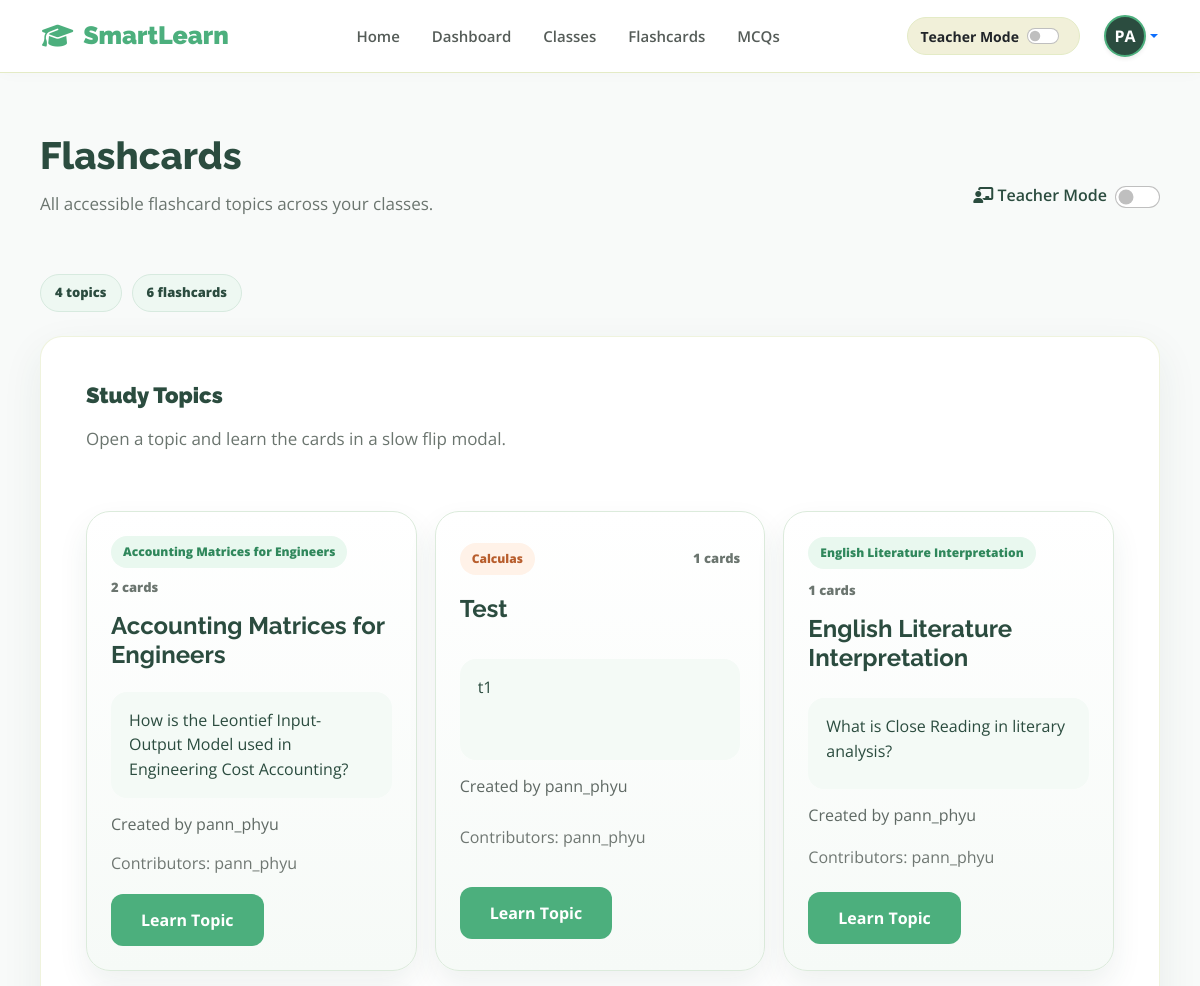
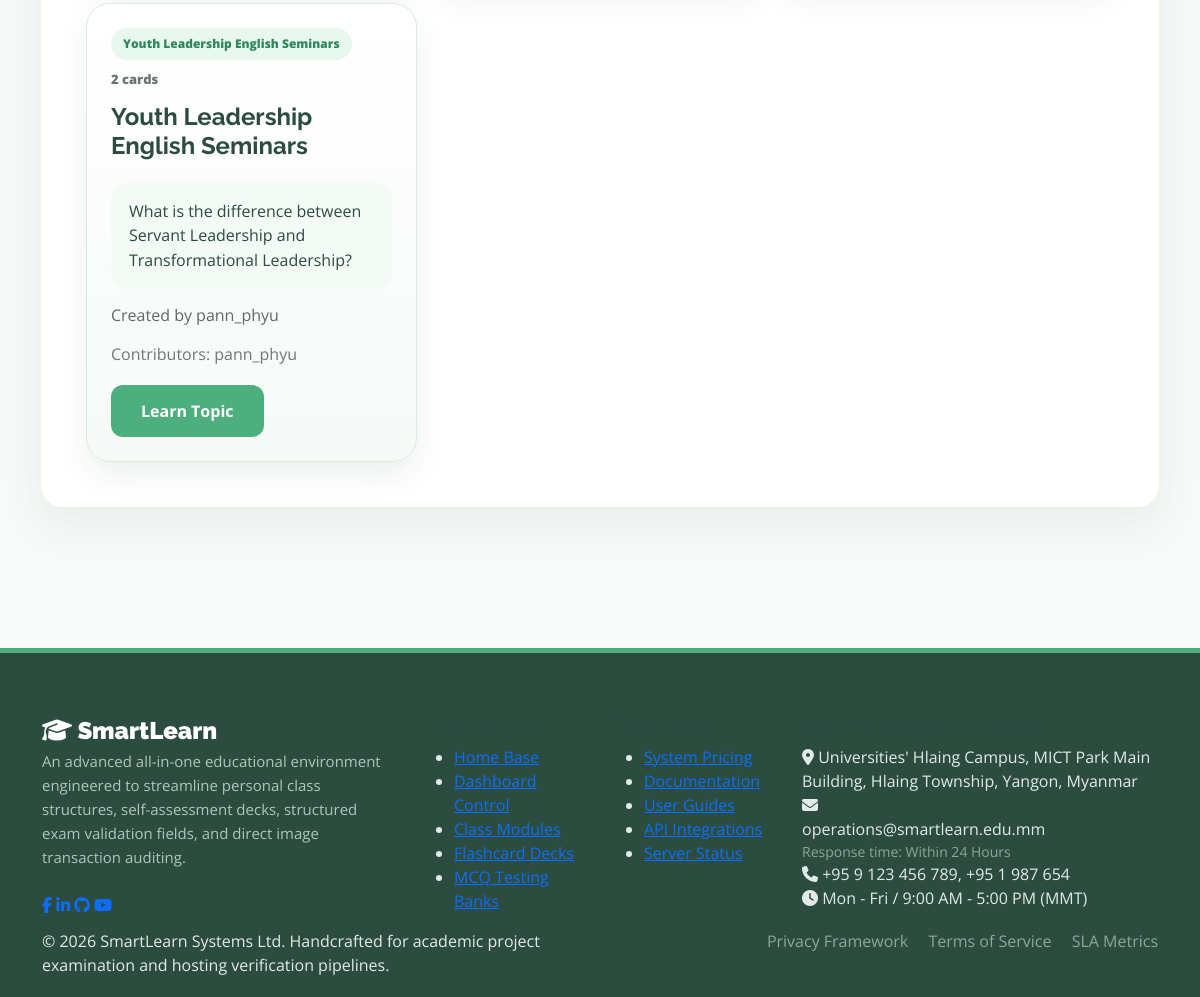
The page /flashcards/ (signed in) on the database its author committed (2 pictures, top to bottom).
### smartlearnApp/models.py (models this page shows, shortened)
class Classroom(models.Model):
    SUBJECT_CHOICES = [
        ('math', 'Mathematics'),
        ('science', 'Science'),
        ('coding', 'Coding/IT'),
        ('languages', 'Languages'),
        ('arts', 'Arts & Design'),
    ]
    CLASS_TYPES = [
        ('public', 'Public'),
        ('private', 'Private'),
    ]
    class_id = models.AutoField(primary_key=True)
    owner = models.ForeignKey(User, on_delete=models.CASCADE, related_name='owned_classrooms', null=True, blank=True)
    title = models.CharField(max_length=255, null=True, blank=True)
    description = models.TextField()
    subject = models.CharField(max_length=50, choices=SUBJECT_CHOICES, default='math')
    class_type = models.CharField(max_length=20, choices=CLASS_TYPES, default='public', null=True, blank=True)
    price = models.DecimalField(max_digits=10, decimal_places=2, default=0.00)
    created_at = models.DateTimeField(auto_now_add=True)
    created_from_site = models.BooleanField(default=False)

class Flashcard(models.Model):
    flashcard_id = models.AutoField(primary_key=True)
    classroom = models.ForeignKey(Classroom, on_delete=models.CASCADE, related_name='flashcards')
    created_by = models.ForeignKey(User, on_delete=models.CASCADE, related_name='flashcards')
    topic = models.CharField(max_length=120)
    front = models.TextField()
    back = models.TextField()
    created_at = models.DateTimeField(auto_now_add=True)

### smartlearnApp/views.py (the view)
# urls.py: path('flashcards/', views.all_flashcards_view, name='all_flashcards'),
def all_flashcards_view(request):
    current_user =request.user
    accessible_classrooms = get_accessible_classrooms(current_user)
    flashcard_groups = []
    for classroom in accessible_classrooms:
        classroom_flashcards = list(
            Flashcard.objects.filter(classroom=classroom)
            .select_related('created_by')
            .order_by('topic', '-created_at')
        )
        classroom_topic_map = OrderedDict()
        for flashcard in classroom_flashcards:
            group_key = flashcard.topic
            group = classroom_topic_map.get(group_key)
            if not group:
                group = {
                    'classroom_id': classroom.class_id,
                    'classroom_title': classroom.title,
                    'class_type': classroom.class_type,
                    'topic': flashcard.topic,
                    'topic_slug': slugify(flashcard.topic) or 'flashcard-topic',
                    'modal_key': f'{classroom.class_id}-{slugify(flashcard.topic) or "flashcard-topic"}',
                    'cards': [],
                    'contributors': [],
                    'primary_creator': flashcard.created_by.username,
                    'preview_front': flashcard.front,
                }
                classroom_topic_map[group_key] = group
            group['cards'].append({
                'front': flashcard.front,
                'back': flashcard.back,
            })
            if flashcard.created_by.username not in group['contributors']:
                group['contributors'].append(flashcard.created_by.username)
        for group in classroom_topic_map.values():
            contributor_count = len(group['contributors'])
            if contributor_count == 1:
                contributor_summary = group['contributors'][0]
            else:
                contributor_summary = f"{group['contributors'][0]} + {contributor_count - 1} more"
            group['total_cards'] = len(group['cards'])
            group['contributor_summary'] = contributor_summary
            flashcard_groups.append(group)
    return render(request, 'all_flashcards.html', {
        'current_user': current_user,
        'flashcard_groups': flashcard_groups,
        'total_flashcards': sum(group['total_cards'] for group in flashcard_groups),
        'total_topics': len(flashcard_groups),
    })

### smartlearnApp/templates/all_flashcards.html (shortened to what this page needs)
{% extends 'base.html' %}
{% block content %}
<div class="learning-page-header">
    <div class="learning-title-row d-flex justify-content-between align-items-center">
        <div>
            <h2 class="page-heading-large">Flashcards</h2>
            <p class="subtext-muted">All accessible flashcard topics across your classes.</p>
        </div>
        <div class="d-flex align-items-center gap-3">
            <div class="teacher-toggle d-flex align-items-center gap-2">
                <span><i class="fa-solid fa-chalkboard-user"></i> Teacher Mode</span>
                <div class="form-check form-switch m-0">
                    <input class="form-check-input" type="checkbox" role="switch" id="teacherModeToggle" style="cursor: pointer; width: 45px; height: 22px;">
                </div>
            </div>
        </div>
    </div>
    <div class="learning-stats">
        <span class="stat-chip">{{ total_topics }} topics</span>
        <span class="stat-chip">{{ total_flashcards }} flashcards</span>
    </div>
</div>
<section class="styled-card">
    <div class="learning-section-head">
        <div>
            <h3 class="section-heading">Study Topics</h3>
            <p class="subtext-muted">Open a topic and learn the cards in a slow flip modal.</p>
        </div>
    </div>
    <div class="topic-collection-grid">
        {% for group in flashcard_groups %}
            <article class="topic-collection-card topic-item-card" data-owner="{{ group.primary_creator }}">
                <div class="topic-collection-topline">
                    <span class="status-badge {% if group.class_type == 'public' %}badge-public{% else %}badge-private{% endif %}">{{ group.classroom_title }}</span>
                    <span class="topic-card-count">{{ group.total_cards }} cards</span>
                </div>
                <h4>{{ group.topic }}</h4>
                <p class="topic-preview">{{ group.preview_front }}</p>
                <p class="topic-meta">Created by {{ group.primary_creator }}</p>
                <p class="topic-meta muted">Contributors: {{ group.contributor_summary }}</p>
                <div class="topic-collection-actions">
                    <button type="button" class="btn-primary learn-topic-btn" data-learn-topic="{{ group.modal_key }}">Learn Topic</button>
                </div>
            </article>
        {% empty %}
            <div class="empty-study-state">No accessible flashcards yet.</div>
        {% endfor %}
    </div>
</section>
{% endblock %}

### smartlearnApp/templates/base.html (shortened to what this page needs)
{% load static %}
<!DOCTYPE html>
<html lang="en">
<head>
    <link href="https://cdn.jsdelivr.net/npm/bootstrap@5.0.0/dist/css/bootstrap.min.css" rel="stylesheet">
    <link rel="stylesheet" href="https://cdnjs.cloudflare.com/ajax/libs/font-awesome/6.5.2/css/all.min.css">
    <link rel="stylesheet" href="{% static 'css/style.css' %}">
</head>
<body>
    <header class="navbar navbar-expand-lg navbar-light sticky-top">
        <div class="container">
            <a href="{% url 'home' %}" class="logo">
                <i class="fa-solid fa-graduation-cap"></i> SmartLearn
            </a>
            <div class="collapse navbar-collapse" id="mainNavbar">
                <ul class="navbar-nav mx-auto mb-2 mb-lg-0">
                    <li class="nav-item"><a class="nav-link px-3" href="{% url 'home' %}">Home</a></li>
                    <li class="nav-item"><a class="nav-link px-3" href="{% url 'dashboard' %}">Dashboard</a></li>
                    <li class="nav-item"><a class="nav-link px-3" href="{% url 'browse_classes' %}">Classes</a></li>
                    <li class="nav-item"><a class="nav-link px-3" href="{% url 'all_flashcards' %}">Flashcards</a></li>
                    <li class="nav-item"><a class="nav-link px-3" href="{% url 'all_mcqs' %}">MCQs</a></li>
                </ul>
                <div class="d-flex align-items-center gap-3">
                    <div class="teacher-toggle-box d-flex align-items-center me-2">
                        <span class="fw-bold me-2 small text-dark">Teacher Mode</span>
                        <div class="form-check form-switch m-0">
                            <input class="form-check-input" type="checkbox" id="teacherModeToggle" style="cursor: pointer;" checked>
                        </div>
                    </div>
                    {% if user.is_authenticated %}
                        <div class="dropdown">
                            <a href="#" class="d-flex align-items-center text-decoration-none dropdown-toggle" id="profileDropdown" data-bs-toggle="dropdown" aria-expanded="false">
                                <div class="rounded-circle d-flex align-items-center justify-content-center text-white fw-bold shadow-sm"
                                     style="width: 42px; height: 42px; background-color: #2b4c3f; border: 2px solid #4CAF7D;">
                                    {{ request.user.username|slice:":2"|upper }}
                                </div>
                            </a>
                        </div>
                    {% else %}
                        <a href="{% url 'login' %}" class="btn btn-matcha-outline">Sign In</a>
                        <a href="{% url 'register' %}" class="btn btn-matcha-primary">Get Started</a>
                    {% endif %}
                </div>
            </div>
        </div>
    </header>
    <main class="main-container">
        {% block content %}{% endblock %}
    </main>
    <footer class="main-footer">
        <div class="container">
            <div class="row g-4">
                <div class="col-lg-4 col-md-6">
                    <a href="#" class="footer-logo">
                        <i class="fa-solid fa-graduation-cap"></i> Smart<span>Learn</span>
                    </a>
                    <p style="color: #b2c4bc; font-size: 15px; max-width: 340px; line-height: 1.6;" class="mb-4">
                        An advanced all-in-one educational environment engineered to streamline personal class structures, self-assessment decks, structured exam validation fields, and direct image transaction auditing.
                    </p>
                    <div class="social-container">
                        <a href="#" class="social-icon-btn"><i class="fab fa-facebook-f"></i></a>
                        <a href="#" class="social-icon-btn"><i class="fab fa-linkedin-in"></i></a>
                        <a href="#" class="social-icon-btn"><i class="fab fa-github"></i></a>
                        <a href="#" class="social-icon-btn"><i class="fab fa-youtube"></i></a>
                    </div>
                </div>
                <div class="col-lg-2 col-md-6 col-6">
                    <h5 class="footer-links-header">Product Hub</h5>
                    <ul class="footer-links-list">
                        <li><a href="{% url 'home' %}">Home Base</a></li>
                        <li><a href="{% url 'dashboard' %}">Dashboard Control</a></li>
                        <li><a href="#">Class Modules</a></li>
                        <li><a href="#">Flashcard Decks</a></li>
                        <li><a href="#">MCQ Testing Banks</a></li>
                    </ul>
                </div>
                <div class="col-lg-2 col-md-6 col-6">
                    <h5 class="footer-links-header">Resources</h5>
                    <ul class="footer-links-list">
                        <li><a href="#">System Pricing</a></li>
                        <li><a href="#">Documentation</a></li>
                        <li><a href="#">User Guides</a></li>
                        <li><a href="#">API Integrations</a></li>
                        <li><a href="#">Server Status</a></li>
                    </ul>
                </div>
                <div class="col-lg-4 col-md-6">
                    <h5 class="footer-links-header">Central Support Contact</h5>
                    <div class="contact-info-item">
                        <i class="fa-solid fa-location-dot"></i>
                        <span>Universities' Hlaing Campus, MICT Park Main Building, Hlaing Township, Yangon, Myanmar</span>
                    </div>
                    <div class="contact-info-item">
                        <i class="fa-solid fa-envelope"></i>
                        <div>
                            <span class="d-block">operations@smartlearn.edu.mm</span>
                            <span class="d-block text-muted small" style="color: #8fa69c !important;">Response time: Within 24 Hours</span>
                        </div>
                    </div>
                    <div class="contact-info-item">
                        <i class="fa-solid fa-phone"></i>
                        <span>+95 9 123 456 789, +95 1 987 654</span>
                    </div>
                    <div class="contact-info-item">
                        <i class="fa-solid fa-clock"></i>
                        <span>Mon - Fri / 9:00 AM - 5:00 PM (MMT)</span>
                    </div>
                </div>
            </div>
            <div class="row footer-bottom-bar text-center text-md-start">
                <div class="col-md-6 mb-3 mb-md-0">
                    <p class="mb-0">© 2026 SmartLearn Systems Ltd. Handcrafted for academic project examination and hosting verification pipelines.</p>
                </div>
                <div class="col-md-6 text-md-end">
                    <a href="#" class="text-decoration-none me-3" style="color: #8fa69c;">Privacy Framework</a>
                    <a href="#" class="text-decoration-none me-3" style="color: #8fa69c;">Terms of Service</a>
                    <a href="#" class="text-decoration-none" style="color: #8fa69c;">SLA Metrics</a>
                </div>
            </div>
        </div>
    </footer>
</body>
</html>

### rows shown on the page
Classroom: classroom_title "Accounting Matrices for Engineers"
Flashcard: topic "Accounting Matrices for Engineers", preview_front "How is the Leontief Input-Output Model used in Engineering Cost Accounting?"
Classroom: classroom_title "Calculas"
Flashcard: topic "Test", preview_front "t1"
Classroom: classroom_title "English Literature Interpretation"
Flashcard: topic "English Literature Interpretation", preview_front "What is Close Reading in literary analysis?"
Classroom: classroom_title "Youth Leadership English Seminars"
Flashcard: topic "Youth Leadership English Seminars", preview_front "What is the difference between Servant Leadership and Transformational Leadership?"

### other values the page prints
{{ request.user.username|slice:":2"|upper }} "PA"
{{ total_topics }} "4"
{{ total_flashcards }} "6"
{{ group.total_cards }} "2" "1" "1" "2"
{{ group.primary_creator }} "pann_phyu" "pann_phyu" "pann_phyu" "pann_phyu"
{{ group.contributor_summary }} "pann_phyu" "pann_phyu" "pann_phyu" "pann_phyu"
